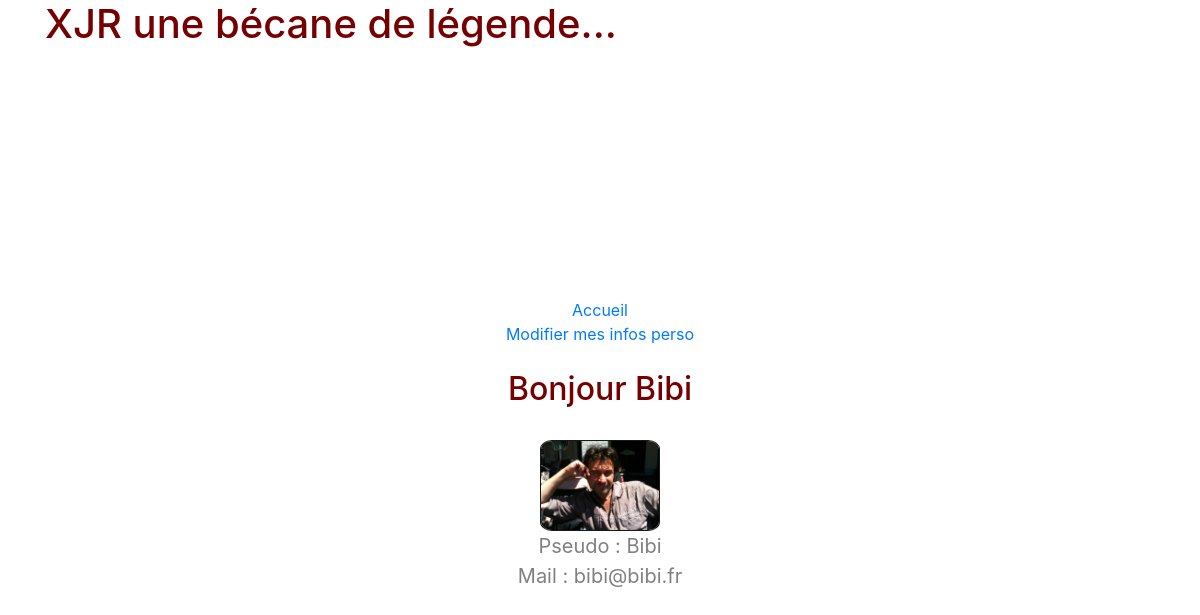
The page /index.php?action=affProfil&id=1 (signed in) on the database its author committed.
### tables this page shows
CREATE TABLE IF NOT EXISTS `membres` (
  `id` int(11) NOT NULL AUTO_INCREMENT,
  `pseudo` varchar(70) NOT NULL,
  `mail` varchar(70) NOT NULL,
  `motdepasse` varchar(80) NOT NULL,
  `droits` tinyint(1) DEFAULT '1',
  `avatar` varchar(30) NOT NULL,
  PRIMARY KEY (`id`)
);

### controllers/ControllerUser.php (called while the page is built, shortened)
<?php
class ControllerUser
{
	public function affProfil()
	{
		$infosmembre = new MembersManager();
		$allinfos = $infosmembre->infosProfil();
		require('views/frontend/afficheProfilView.php');
	}
}

### models/MembersManager.php (called while the page is built, shortened)
<?php
class MembersManager extends Manager
{
	public function infosProfil()
	{
		$db = $this->dbConnect();
		$requser = $db->prepare("SELECT * FROM membres WHERE id = ?");
	   	$requser->execute(array($_SESSION['id']));
	   	$allinfos = $requser->fetch();
	   	return $allinfos;
	}
}

### views/frontend/afficheProfilView.php (the view, shortened to what this page needs)
<div class="vuChapComment">
         <div align="center">
            <a href="index.php">Accueil </a><br>
         	<a href="index.php?action=affInfosUser"> Modifier mes infos perso </a><br><br>
            <?php
            $data = $allinfos;
            ?>
            <h2>
               Bonjour
               <?= $data['pseudo']; ?>
            </h2>
            <br>
            <?php
            if(!empty($data['avatar'])){
               ?>
            <img class="improfil" width="100" src="publics/membres/avatars/<?= $data['avatar']; ?>"/>
             <?php
         }
         ?>
            <br />
            <p>
               Pseudo : <?= $data['pseudo']; ?><br>
               Mail : <?= $data['mail']; ?>
            </p>
<?php $content = ob_get_clean(); ?>
<?php require('template.php'); ?>

### index.php (shortened to what this page needs)
<?php
try {
		if (isset($_GET['action'])) {
    if (isset($_GET['action'])) {
      if ($_GET['action'] == 'affProfil') {
      $profil = new ControllerUser();
      $aff = $profil->affProfil();
      }
    }
		}else{
    $vue = new ControllerAccueil();
    $accueil = $vue->pageAccueil();
  }
}catch(Exception $e) {
  echo 'Erreur : ' . $e->getMessage();
}

### views/frontend/template.php (shortened to what this page needs)
<!DOCTYPE html>
<html lang="fr">
<head>
  <link rel="stylesheet" href="publics/css/style.css">
<link rel="stylesheet" href="https://stackpath.bootstrapcdn.com/bootstrap/4.3.1/css/bootstrap.min.css">
<link rel="stylesheet" href="https://use.fontawesome.com/releases/v5.8.1/css/all.css">
</head>
</head>
<body>
  <header>
   <div class="container">
      <h1>XJR une bécane de légende...</h1>
   </div>
</header>
<?= $content ?>
 </body>
</html>

### publics/css/style.css (style rules this page uses)
h1, h2 { color: #760001; }
p { font-size: 20px; color: grey; }
.vuChapComment { margin-top: 250px; }
.improfil { width: 10%; border: 1px solid #181818; border-radius: 10%; }

### rows shown on the page
membres: pseudo "Bibi", avatar (picture), mail "bibi@bibi.fr"
